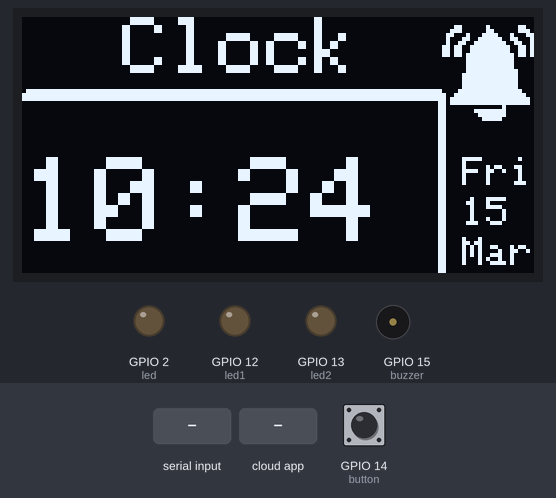
Bench run of a sketch on a simulated ESP8266 (NodeMCU). Shown: 128×64 one-colour display, output pins drawn as LEDs (lit = HIGH), buzzer (waves = sounding). The test bench sets the inputs (shaded band); at power-on: GPIO 14 (button) LOW. WiFi joins after 1.5 s; servers stay silent unless stated; the local clock reads 2024-03-15 10:24:30 at power-on unless the sketch sets it; the Firebase database answers and starts empty; what the sketch prints to the serial monitor is not drawn.

Above: at 5.0 s.
5.1 s: "led1_on\n" received over Serial
At 10.2 s:
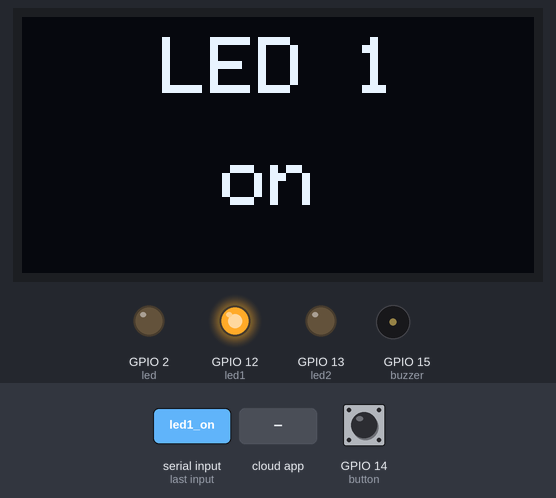
12.5 s: "led1_off\n" received over Serial
At 16.5 s:
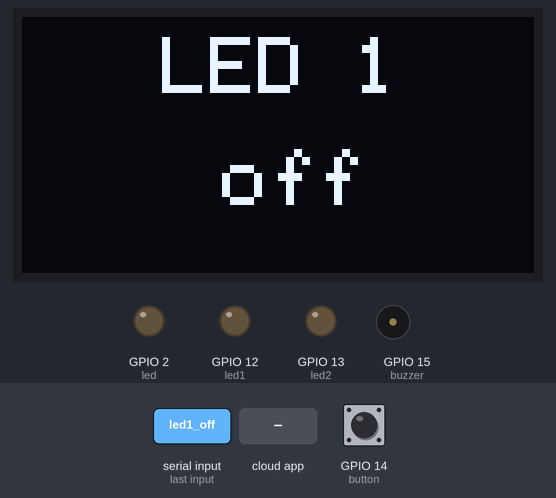
19.3 s: the phone or cloud app sets Value to 1
At 21.8 s:
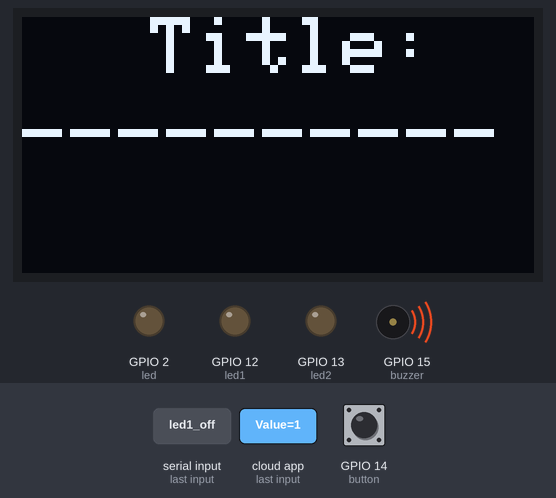
22.4 s: the phone or cloud app sets count2 to 1
At 25.8 s:
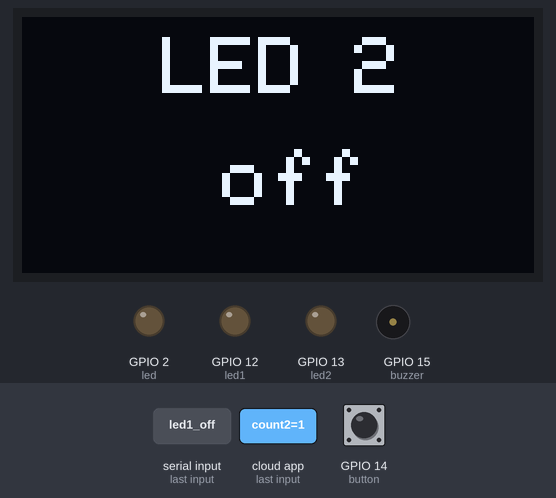
27.7 s: the phone or cloud app sets Note to led1_on
At 30.1 s:
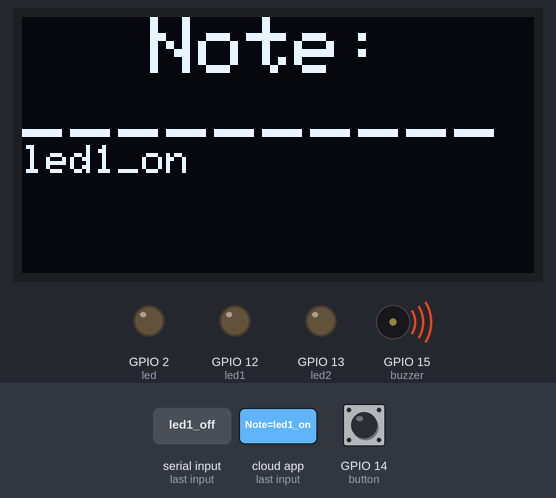
35.6 s: "led2_on\n" received over Serial
At 46.5 s:
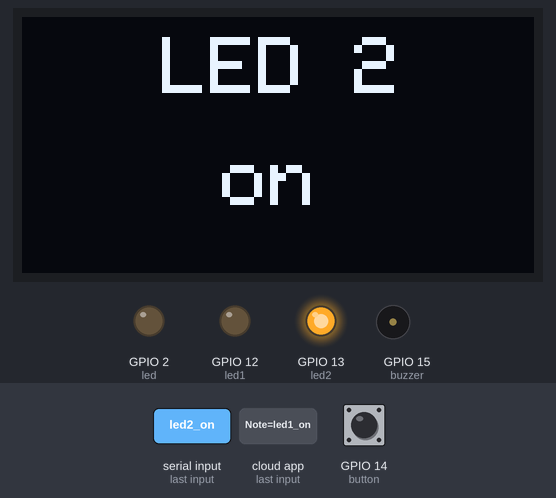
Timing chart, 0 to 48.0 s (numbered marks = the images above; inputs shaded):
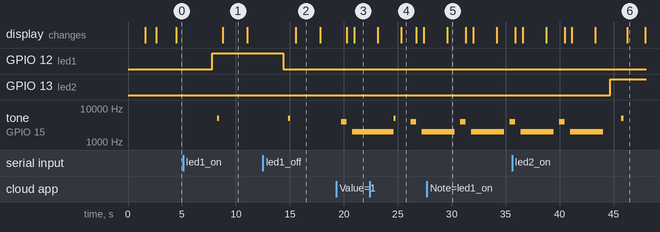

Measured:
- after the input at 5.1 s, GPIO 12 (led1): LOW → HIGH after 2.7 s; tone on GPIO 15 (buzzer): silent → 5000 Hz after 3.2 s, → silent 0.20 s later; the display: changes after 3.7 s (image 1)
- after the input at 12.5 s, GPIO 12 (led1): HIGH → LOW after 1.9 s; tone on GPIO 15 (buzzer): silent → 5000 Hz after 2.3 s, → silent 0.20 s later; the display: changes after 3.0 s (image 2)
- after the input at 19.3 s, tone on GPIO 15 (buzzer): silent → 4000 Hz after 0.45 s, → silent 0.53 s later, → 2000 Hz 0.50 s later; the display: first differs from a run without the input after 0.98 s (image 3 shows a later state)
- after the input at 27.7 s, the display: changes after 1.9 s (image 5)
- after the input at 35.6 s, GPIO 13 (led2): LOW → HIGH after 9.1 s
- what the display in image 1 shows lasts 2.3 s, from 8.8 s to 11.1 s
- what the display in image 4 shows lasts 1.4 s, from 25.3 s to 26.7 s

The sketch:

ArduinoCode.ino
```cpp
//Including Libraries
#include <ESP8266WiFi.h>
#include <FirebaseArduino.h>
#include <Adafruit_SSD1306.h>
#include <ArduinoJson.h>
#include <ESP8266HTTPClient.h>
#include "RTClib.h"
#include <SPI.h>
#include "logos.h"

//Declaring Functions
void data_collection();
void clock_set();
void led_status();
void temperature();
void serial_communication();
void web_server();

//Macros Definition
#define wifi_ssid ""    //SSID
#define wifi_key ""   ///Password
#define led LED_BUILTIN
#define led1 12        //D6
#define led2 13        //D7
#define button 14      //D5
#define buzzer 15      //D8
#define firebase_URL ""   //URL
#define firebase_key ""   //Key
RTC_DS3231 rtc;
WiFiClient client;
WiFiServer server (80);
Adafruit_SSD1306 display(128, 64);

//Global variables
String daysOfTheWeek[7] = {"Sun", "Mon", "Tue", "Wed", "Thu", "Fri", "Sat"};
String Month_names[12] = {"Jan", "Feb", "Mar", "Apr", "May", "Jun", "July", "Aug", "Sep", "Oct", "Nov", "Dec"};
String status_led[2] = {"off", "on"};
int count=1;

//*******************************************SETUP*******************************************

void setup()
{
  Serial.begin(9600);
  pinMode(led, OUTPUT);
  pinMode(led1, OUTPUT);
  pinMode(led2, OUTPUT);
  pinMode(buzzer, OUTPUT);
  pinMode(button, INPUT);
  rtc.begin();
  server.begin();
//Setting Up Display (OLED)
  if(!display.begin(SSD1306_SWITCHCAPVCC, 0x3C))
  {
    Serial.println(F("OLED connection Failed"));
    for(;;);
  }
  display.clearDisplay();
  display.drawBitmap(2, 4, NUST_logo, 128, 64, 1);
  display.display();

  // wifi Connection

  WiFi.begin(wifi_ssid, wifi_key);
  Serial.print("connecting");
  while (WiFi.status() != WL_CONNECTED)
  {
    Serial.print(".");
    delay(500);
  }
  Serial.println();
  Serial.print("connected: ");
  Serial.println(WiFi.localIP());

  display.clearDisplay();
  display.setTextSize(2);
  display.setTextColor(WHITE);
  display.setCursor(10,10);
  display.println("Presented");
  display.setCursor(44,40);
  display.println("to");
  display.display();
  delay(1000);
  display.clearDisplay();
  display.setTextSize(2);
  display.setTextColor(WHITE);
  display.setCursor(0,10);
  display.print("Teacher");
  display.setTextSize(2);
  display.setTextColor(WHITE);
  display.setCursor(28,38);
  display.print("SurName");
  display.display();
  Firebase.begin(firebase_URL, firebase_key);
  delay(500);
  Firebase.setFloat("number", 40.0);
  if (Firebase.failed())
  {
      Serial.print("setting /number failed:");
      Serial.println(Firebase.error());
      return;
  }
  //firebase variables
  Firebase.setInt("value1",0);
  Firebase.setInt("value2",0);
  Firebase.setInt("min",0);

}

 //*******************************************LOOP*******************************************
void loop()
{
  DateTime now = rtc.now();
  // set value and handling error
  if (digitalRead(button)== HIGH)
  temperature();
  if (Serial.available() > 0)                 // If data is available on serial port
  {
    serial_communication();
    led_status();
  }
  web_server();
  if (Firebase.getInt("count1")!=Firebase.getBool("Led 1") || Firebase.getInt("count2")!=Firebase.getBool("Led 2"))
  led_status();
  if (Firebase.getInt("min")!=now.minute())
  {
    clock_set();
    data_collection();
  }
  if (Serial.available() > 0)
  {
    serial_communication();
    led_status();
  }
  web_server();
  if (Firebase.getInt("count1")!=Firebase.getBool("Led 1") || Firebase.getInt("count2")!=Firebase.getBool("Led 2"))
  led_status();
}

 //**********************************Function Definitions*********************************

//Retrieving and checking data in Firebase
void data_collection()
{
  DateTime now = rtc.now();
  int counter;
  int button_value=0;
  int i=now.month();
  int j=now.day();
  int k=now.hour();
  int l=now.minute();
  led_status();
  String main= (String)i+"/"+(String)j+"/"+(String)k+"/"+(String)l;
  if(Firebase.getInt(main + "/Value")==1)
  {
      counter=0;
      while(digitalRead(button)!= HIGH && counter!=5)
      {
        tone(buzzer,4000);
        delay(500);
        display.clearDisplay();
        display.drawBitmap(0, 0, alarm_clock, 128, 64, 1);
        display.display();
        noTone(buzzer);
        delay(500);
        tone(buzzer, 2000);
        display.clearDisplay();
        display.setTextSize(2);
        display.setTextColor(WHITE);
        display.setCursor(32,0);
        display.println("Title:");
        display.println("__________");
        display.setTextSize(1);
        display.println(Firebase.getString(main + "/Note Name"));
        display.display();
        delay(2000);
        display.clearDisplay();
        display.setTextSize(2);
        display.setCursor(32,0);
        display.println("Note:");
        display.println("__________");
        display.setTextSize(1);
        display.println(Firebase.getString(main + "/Note"));
        display.display();
        if (Firebase.getInt("count1")!=Firebase.getBool("Led 1") || Firebase.getInt("count2")!=Firebase.getBool("Led 2"))
        led_status();
        delay(100);
        noTone(buzzer);
        delay(500);
        counter++;
      }
      Firebase.setInt(main + "/Value", 0);
    }
    else if (Firebase.getInt(main + "/Value")==0)
    {
      if (Firebase.getInt("count1")!=Firebase.getBool("Led 1") || Firebase.getInt("count2")!=Firebase.getBool("Led 2"))
      led_status();
      clock_set();
    }
    else
    {
      if (Firebase.getInt("count1")!=Firebase.getBool("Led 1") || Firebase.getInt("count2")!=Firebase.getBool("Led 2"))
      led_status();
      clock_set();
      led_status();
    }
}

//Frequently updating clock
void clock_set()
{
  DateTime now = rtc.now();
  display.clearDisplay();
  display.setTextSize(2);
  display.setTextColor(WHITE);
  display.drawBitmap(0, 0, frame, 128, 64, 1);
  display.setCursor(25,0);
  display.print("Clock");
  display.setTextSize(3);
  display.setCursor(0, 35);
  display.print(now.hour());
  display.print(":");
  display.print(now.minute());
  display.setTextSize(1);
  display.setCursor(110, 35);
  display.print(daysOfTheWeek[now.dayOfTheWeek()]);
  display.setCursor(110, 45);
  display.print(now.day());
  display.setCursor(110, 55);
  display.print(Month_names[now.month()-1]);
  display.display();
  if (Firebase.getInt("count1")!=Firebase.getBool("Led 1") || Firebase.getInt("count2")!=Firebase.getBool("Led 2"))
  led_status();
}

//Display Temprature
void temperature()
{
    display.clearDisplay();
    display.setTextSize(2);
    display.setTextColor(WHITE);
    display.setCursor(29, 10);
    display.println("Temp: ");
    display.setCursor(20, 32);
    display.print(rtc.getTemperature());
    display.println(" C");
    display.display();
  }

//Checking and updating led status
void led_status()
{
  if (Firebase.getInt("count1")!=Firebase.getBool("Led 1"))
  {
    tone(buzzer,5000);
    delay(200);
    noTone(buzzer);
    if (Firebase.getBool("Led 1")==1)
    digitalWrite(led1, HIGH);
    else if (Firebase.getBool("Led 1")==0)
    digitalWrite(led1, LOW);
    display.clearDisplay();
    display.setTextSize(2);
    display.setTextColor(WHITE);
    display.setCursor(35,05);
    display.println("LED 1 ");
    display.setCursor(50,33);
    display.println(status_led[Firebase.getBool("Led 1")]);
    display.display();
  }
  Firebase.setInt("count1",Firebase.getBool("Led 1"));
  if (Firebase.getInt("count2")!=Firebase.getBool("Led 2"))
  {
    tone(buzzer,5000);
    delay(200);
    noTone(buzzer);
    if (Firebase.getBool("Led 2")==1)
    digitalWrite(led2, HIGH);
    else if (Firebase.getBool("Led 2")==0)
    digitalWrite(led2, LOW);
    display.clearDisplay();
    display.setTextSize(2);
    display.setTextColor(WHITE);
    display.setCursor(35,05);
    display.println("LED 2 ");
    display.setCursor(50,33);
    display.println(status_led[Firebase.getBool("Led 2")]);
    display.display();
  }
  Firebase.setInt("count2",Firebase.getBool("Led 2"));
}

void serial_communication()
{
  String data_received;
  data_received = Serial.readStringUntil('\n');  /* Data received from bluetooth */
  if (data_received.equals("led1_on"))
  {
    digitalWrite(led1, HIGH);
    Serial.write("LED 1 turned ON\n");
    Firebase.setBool("Led 1", 1);
  }
  else if (data_received.equals("led1_off"))
  {
    digitalWrite(led1, LOW);
    Serial.write("LED 1 turned OFF\n");
    Firebase.setBool("Led 1", 0);
  }
  if (data_received.equals("led2_on"))
  {
    digitalWrite(led2, HIGH);
    Serial.write("LED 2 turned ON\n");
    Firebase.setBool("Led 2", 1);
  }
  else if (data_received.equals("led2_off"))
  {
    digitalWrite(led2, LOW);
    Serial.write("LED 2 turned OFF\n");
    Firebase.setBool("Led 2", 0);
  }
}

void web_server()
{
  client = server.available();  //Gets a client that is connected to the server and has data available for reading.
  if (client == 1)
  {
    String command = client.readStringUntil('\n');
    command.trim();
    if (command == "GET /led1on HTTP/1.1")
    {
      digitalWrite(led1, HIGH);
      Firebase.setBool("LED 1", 1);
    }
    else if (command == "GET /led1off HTTP/1.1")
    {
      digitalWrite(led1, LOW);
      Firebase.setBool("LED 1", 0);
    }
    if (command == "GET /led2on HTTP/1.1")
    {
      digitalWrite(led2, HIGH);
      Firebase.setBool("LED 2", 1);
    }
    else if (command == "GET /led2off HTTP/1.1")
    {
      digitalWrite(led2, LOW);
      Firebase.setBool("LED 2", 0);
    }
    Serial.println(command);
  }
}
```

Source omitted: logos.h (data table, 19248 bytes)
